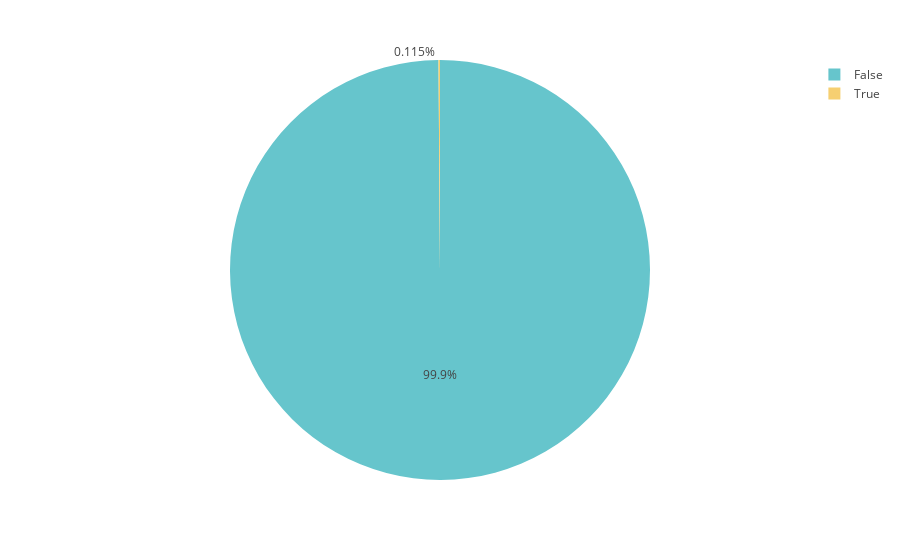

The cell this chart's notebook holds for it:
### Code cell
fig = px.pie(
    frauds_count,
    values="count",
    names="is_laundering",
    color_discrete_sequence=px.colors.qualitative.Pastel
)
fig.show()

### Figure 1 — Plotly figure (JSON) as saved in the notebook; plotly's stock layout.template omitted (floating-point values rounded to 4 significant figures)
{"data": [{"domain": {"x": [0, 1], "y": [0, 1]}, "hovertemplate": "is_laundering=%{label}<br>count=%{value}<extra></extra>", "labels": ["False", "True"], "legendgroup": "", "name": "", "showlegend": true, "type": "pie", "values": [4479776, 5166]}], "layout": {"legend": {"tracegroupgap": 0}, "margin": {"t": 60}, "piecolorway": ["rgb(102, 197, 204)", "rgb(246, 207, 113)", "rgb(248, 156, 116)", "rgb(220, 176, 242)", "rgb(135, 197, 95)", "rgb(158, 185, 243)", "rgb(254, 136, 177)", "rgb(201, 219, 116)", "rgb(139, 224, 164)", "rgb(180, 151, 231)", "rgb(179, 179, 179)"]}}
